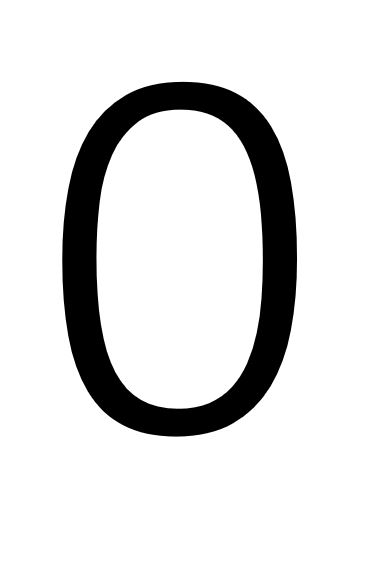
#> input picture no_detect/0.JPG, 371 x 565 px, found by its file name
$ jupyter execute --allow-errors no_detect.ipynb
#> lines starting #> are read from the running program, lines starting #| are printed output that depends on the picture
[cell 1]
import cv2
import matplotlib.pyplot as plt
import numpy as np

[cell 2]
zero=cv2.imread('0.jpg')
#> zero is the input picture: shape (565, 371, 3); min 0, max 255, mean 221.2
one =cv2.imread('1.jpg')
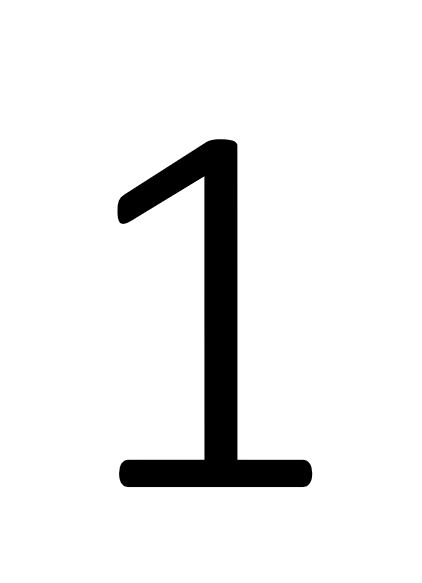
#> input picture no_detect/1.JPG, 422 x 583 px, found by its file name
#> one is the input picture: shape (583, 422, 3); min 0, max 255, mean 235.9
two =cv2.imread('2.jpg')
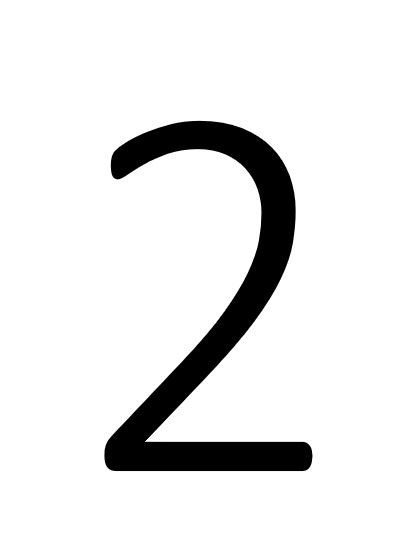
#> input picture no_detect/2.JPG, 419 x 553 px, found by its file name
#> two is the input picture: shape (553, 419, 3); min 0, max 255, mean 231.7
three =cv2.imread('3.jpg')
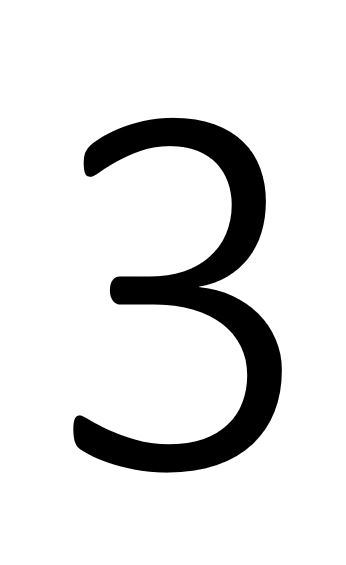
#> input picture no_detect/3.JPG, 346 x 565 px, found by its file name
#> three is the input picture: shape (565, 346, 3); min 0, max 255, mean 225.1
four =cv2.imread("4.jpg")
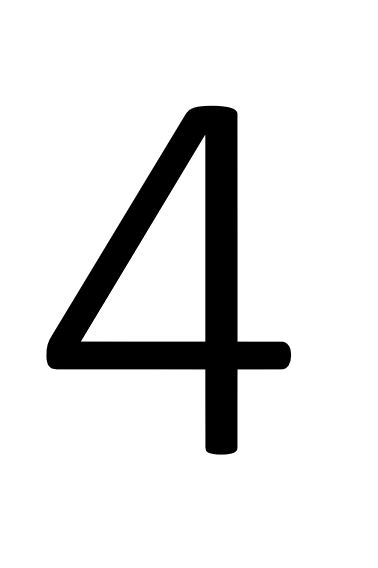
#> input picture no_detect/4.JPG, 378 x 568 px, found by its file name
#> four is the input picture: shape (568, 378, 3); min 0, max 255, mean 226.1
five =cv2.imread('5.jpg')
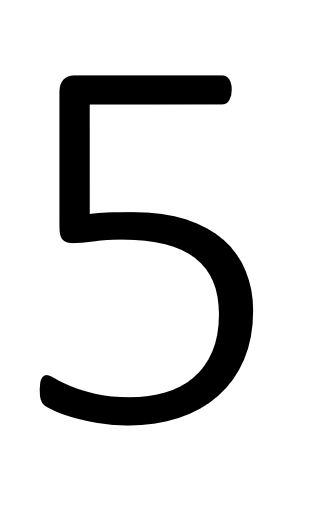
#> input picture no_detect/5.JPG, 328 x 505 px, found by its file name
#> five is the input picture: shape (505, 328, 3); min 0, max 255, mean 220
six =cv2.imread('6.jpg')
seven =cv2.imread("7.jpg")
eight =cv2.imread('8.jpg')
nine = cv2.imread('9.jpg')
# cv2.imshow("img",zero)
# cv2.waitKey(0)
# cv2.destroyAllWindows()

[cell 3]
# Save all shapes in a list
allshapes = [zero,one,two,three,four,five,six,seven,eight,nine]

# Save the names of all shapes in the same order.
shapenames= ["zero","one","two","three","four","five","six","seven","eight","nine"]

# create a list for storing contours of each shape
allcontours=[]

# no of rows for plotting (divided by 2 cause we are using 2 columns)
rows = np.ceil(len(allshapes)/2)
#> rows = 5

# set figsize
plt.figure(figsize=[20,20])
print(len(allshapes))
#| 10
# Now loop over all shapes
#> (the rest of this cell did not finish here and is left out)

[cell 4]
# [61 lines left out: function shape_detector, not called in this run]

[cell 5]
# This is our toggle variable , it will be false initially
drawing= False

# creating a named window to attach the mouse callback function.
cv2.namedWindow('image')


# Initilizing the x1,y1 and x2,y2 variables, these will be used to draw the line.
# x1 is None whenever there is no previous x1,y1 points which is true initially.
x1 =None
x2 =0
y1 =0
y2=0


# This function toggles drawing variable to True or False depending upon if the mouse is pressed or not
# It also stores the mouse's coordinates in x2,y2 variables as the mouse moves.
# [11 lines left out: function draw_line, not called in this run]

# set some custom width and height
width = 1000
height = 600

# create a black image, predictions will be drawn on this image
img_draw = np.zeros((height,width,3), np.uint8)

# This image is used to predict
img = np.zeros((height,width,3), np.uint8)


# Attach the window and the function to the mouse call back funtion
cv2.setMouseCallback('image',draw_line)

while True:

    # Only draw if drawing is true
    if drawing:

        # x1 is not None means we have some previous x1,y1 points which we can use to draw on the image.
        if x1 is not None:
            img = cv2.line(img, (x1,y1),(x2,y2), [255,255,255], 5)
            img_draw = cv2.line(img, (x1,y1),(x2,y2), [255,255,255], 5)


            # When we are done drawing the line then the x2,y2 becomes x1,y1 for the next line.
            x1= x2
            y1 = y2

        else:
            # If there was no x1,y1 available (which means either the mouse was pressed up or this is the first run of the
            # program) then we want to initilize them as x2,y2
            x1,y1 = x2,y2

    else:
        # x1 is made None if the mouse is up.
        x1 = None

    cv2.imshow('image',img_draw)

    # If the user presses `c` then clear the image.
    k= cv2.waitKey(1)
#> (key Esc is pressed here)
    if k  == ord('c'):
        img = np.zeros((height,width,3), np.uint8)
        img_draw = np.zeros((height,width,3), np.uint8)

    # If p is pressed then you predict on the image.
    elif k  == ord('p'):
       img_draw = shape_detector(img.copy(),display = False)

    elif k  == 27:
        break

cv2.destroyAllWindows()
